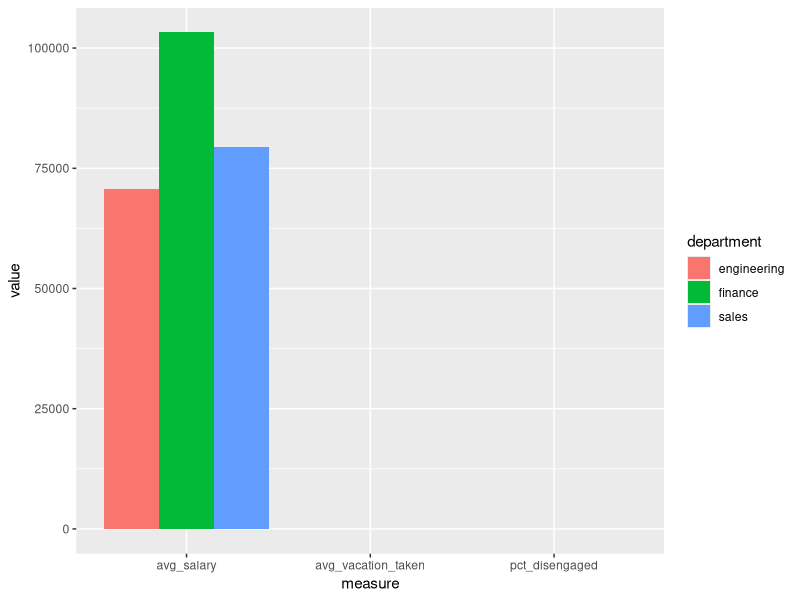

This figure's R source:
# Load the packages
#library(readr)
library(dplyr)
library(readxl)
library(ggplot2)
library(tidyr)

# Import the data
#survey <- read_csv("survey_data.csv")
excel_sheets("survey_data.xlsx")
survey <- read_excel("survey_data.xlsx", sheet = 1, col_names = TRUE, col_types = NULL, na = "", skip = 0)

# Get an overview of the data
summary(survey)

# Examine the counts of the department variable
survey %>%
  count(department)

# Output the average engagement score for each department, sorted
survey %>%
  group_by(department) %>%
  summarise(avg_engagement= mean(engagement)) %>%
  arrange(avg_engagement)

# Create the disengaged variable and assign the result to survey
survey_disengaged <- survey %>% 
  mutate(disengaged = ifelse(engagement <= 2, 1, 0)) 

survey_disengaged

# Summarize the three variables by department
survey_summary <- survey_disengaged %>%
  group_by(department) %>%
  summarise(pct_disengaged= mean(disengaged),
            avg_salary= mean(salary),avg_vacation_taken= mean(vacation_days_taken))

survey_summary

# Gather data for plotting
survey_gathered <- survey_summary %>% 
  gather(key = "measure", value = "value",
         pct_disengaged, avg_salary, avg_vacation_taken)

# Create three bar charts
ggplot(survey_gathered, aes(measure, value, fill= department)) +
  geom_col(position= 'dodge')
